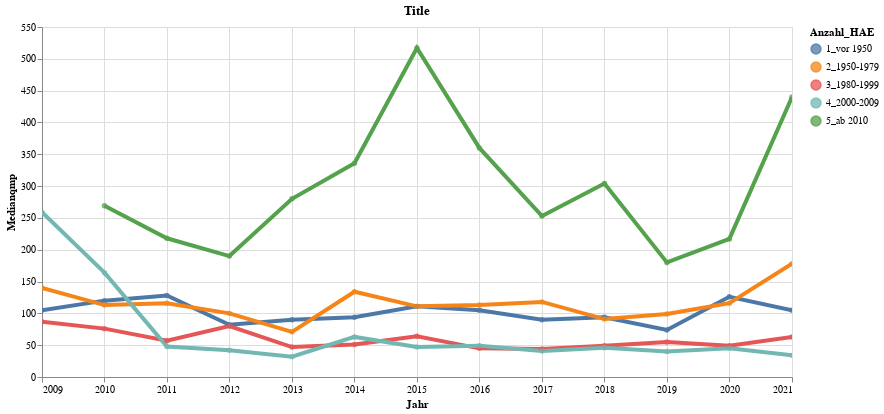

Notebook cell for this chart:
### Code cell
highlight = alt.selection(type='single', on='mouseover', fields=['Bauperiode'], nearest=True)
#x='date:StichtagDatJahr',
base = alt.Chart(data2betested.reset_index().query('Bauperiode != "1–3"'), title="Title").encode(
    x=alt.X('Jahr', axis=alt.Axis(title='Jahr'))# , axis=alt.Axis(format='%', title='percentage')
    , y=alt.X('Anzahl_HAE', axis=alt.Axis(title='Medianqmp'))
    , color=alt.Color('Bauperiode', legend=alt.Legend(title="Anzahl_HAE", orient="right"))  
    ,tooltip=['Jahr','Bauperiode','Medianqmp','Anzahl_HAE']    
)
points = base.mark_circle().encode(
    opacity=alt.value(0.75)
).add_selection(
    highlight
).properties(
    width=750 , height=350
)
lines = base.mark_line().encode(
    size=alt.condition(~highlight, alt.value(0.5), alt.value(4))
).interactive()

lines + points

### Figure 1 — Vega-Lite specification as saved in the notebook (floating-point values rounded to 4 significant figures)
{"config": {"view": {"continuousWidth": 400, "continuousHeight": 300}}, "layer": [{"mark": "line", "encoding": {"color": {"type": "nominal", "field": "Bauperiode", "legend": {"orient": "right", "title": "Anzahl_HAE"}}, "size": {"condition": {"value": 0.5, "selection": {"not": "selector015"}}, "value": 4}, "tooltip": [{"type": "temporal", "field": "Jahr"}, {"type": "nominal", "field": "Bauperiode"}, {"type": "quantitative", "field": "Medianqmp"}, {"type": "quantitative", "field": "Anzahl_HAE"}], "x": {"type": "temporal", "axis": {"title": "Jahr"}, "field": "Jahr"}, "y": {"type": "quantitative", "axis": {"title": "Medianqmp"}, "field": "Anzahl_HAE"}}, "selection": {"selector016": {"type": "interval", "bind": "scales", "encodings": ["x", "y"]}}, "title": "Title"}, {"mark": "circle", "encoding": {"color": {"type": "nominal", "field": "Bauperiode", "legend": {"orient": "right", "title": "Anzahl_HAE"}}, "opacity": {"value": 0.75}, "tooltip": [{"type": "temporal", "field": "Jahr"}, {"type": "nominal", "field": "Bauperiode"}, {"type": "quantitative", "field": "Medianqmp"}, {"type": "quantitative", "field": "Anzahl_HAE"}], "x": {"type": "temporal", "axis": {"title": "Jahr"}, "field": "Jahr"}, "y": {"type": "quantitative", "axis": {"title": "Medianqmp"}, "field": "Anzahl_HAE"}}, "height": 350, "selection": {"selector015": {"type": "single", "on": "mouseover", "fields": ["Bauperiode"], "nearest": true}}, "title": "Title", "width": 750}], "data": {"name": "data-14cf80e4ac7f949ea59a498813fa360a"}, "$schema": "https://vega.github.io/schema/vega-lite/v4.8.1.json", "datasets": {"data-14cf80e4ac7f949ea59a498813fa360a": [{"Jahr": "2009-01-01T00:00:00", "Bauperiode": "1_vor 1950", "Medianqmp": 10020, "Anzahl_HAE": 105}, {"Jahr": "2009-01-01T00:00:00", "Bauperiode": "2_1950-1979", "Medianqmp": 7110, "Anzahl_HAE": 140}, {"Jahr": "2009-01-01T00:00:00", "Bauperiode": "3_1980-1999", "Medianqmp": 7810, "Anzahl_HAE": 87}, {"Jahr": "2009-01-01T00:00:00", "Bauperiode": "4_2000-2009", "Medianqmp": 7500, "Anzahl_HAE": 259}, {"Jahr": "2010-01-01T00:00:00", "Bauperiode": "1_vor 1950", "Medianqmp": 9450, "Anzahl_HAE": 120}, {"Jahr": "2010-01-01T00:00:00", "Bauperiode": "2_1950-1979", "Medianqmp": 8080, "Anzahl_HAE": 113}, {"Jahr": "2010-01-01T00:00:00", "Bauperiode": "3_1980-1999", "Medianqmp": 7630, "Anzahl_HAE": 76}, {"Jahr": "2010-01-01T00:00:00", "Bauperiode": "4_2000-2009", "Medianqmp": 7980, "Anzahl_HAE": 164}, {"Jahr": "2010-01-01T00:00:00", "Bauperiode": "5_ab 2010", "Medianqmp": 7670, "Anzahl_HAE": 269}, {"Jahr": "2011-01-01T00:00:00", "Bauperiode": "1_vor 1950", "Medianqmp": 9680, "Anzahl_HAE": 128}, {"Jahr": "2011-01-01T00:00:00", "Bauperiode": "2_1950-1979", "Medianqmp": 8630, "Anzahl_HAE": 116}, {"Jahr": "2011-01-01T00:00:00", "Bauperiode": "3_1980-1999", "Medianqmp": 9910, "Anzahl_HAE": 57}, {"Jahr": "2011-01-01T00:00:00", "Bauperiode": "4_2000-2009", "Medianqmp": 10630, "Anzahl_HAE": 48}, {"Jahr": "2011-01-01T00:00:00", "Bauperiode": "5_ab 2010", "Medianqmp": 7890, "Anzahl_HAE": 218}, {"Jahr": "2012-01-01T00:00:00", "Bauperiode": "1_vor 1950", "Medianqmp": 11350, "Anzahl_HAE": 82}, {"Jahr": "2012-01-01T00:00:00", "Bauperiode": "2_1950-1979", "Medianqmp": 7120, "Anzahl_HAE": 100}, {"Jahr": "2012-01-01T00:00:00", "Bauperiode": "3_1980-1999", "Medianqmp": 9150, "Anzahl_HAE": 80}, {"Jahr": "2012-01-01T00:00:00", "Bauperiode": "4_2000-2009", "Medianqmp": 10120, "Anzahl_HAE": 42}, {"Jahr": "2012-01-01T00:00:00", "Bauperiode": "5_ab 2010", "Medianqmp": 10530, "Anzahl_HAE": 190}, {"Jahr": "2013-01-01T00:00:00", "Bauperiode": "1_vor 1950", "Medianqmp": 10600, "Anzahl_HAE": 90}, {"Jahr": "2013-01-01T00:00:00", "Bauperiode": "2_1950-1979", "Medianqmp": 8380, "Anzahl_HAE": 71}, {"Jahr": "2013-01-01T00:00:00", "Bauperiode": "3_1980-1999", "Medianqmp": 9710, "Anzahl_HAE": 47}, {"Jahr": "2013-01-01T00:00:00", "Bauperiode": "4_2000-2009", "Medianqmp": 11380, "Anzahl_HAE": 32}, {"Jahr": "2013-01-01T00:00:00", "Bauperiode": "5_ab 2010", "Medianqmp": 9100, "Anzahl_HAE": 280}, {"Jahr": "2014-01-01T00:00:00", "Bauperiode": "1_vor 1950", "Medianqmp": 10400, "Anzahl_HAE": 94}, {"Jahr": "2014-01-01T00:00:00", "Bauperiode": "2_1950-1979", "Medianqmp": 9630, "Anzahl_HAE": 134}, {"Jahr": "2014-01-01T00:00:00", "Bauperiode": "3_1980-1999", "Medianqmp": 10880, "Anzahl_HAE": 51}, {"Jahr": "2014-01-01T00:00:00", "Bauperiode": "4_2000-2009", "Medianqmp": 11390, "Anzahl_HAE": 63}, {"Jahr": "2014-01-01T00:00:00", "Bauperiode": "5_ab 2010", "Medianqmp": 11480, "Anzahl_HAE": 336}, {"Jahr": "2015-01-01T00:00:00", "Bauperiode": "1_vor 1950", "Medianqmp": 10730, "Anzahl_HAE": 111}, {"Jahr": "2015-01-01T00:00:00", "Bauperiode": "2_1950-1979", "Medianqmp": 9570, "Anzahl_HAE": 111}, {"Jahr": "2015-01-01T00:00:00", "Bauperiode": "3_1980-1999", "Medianqmp": 11170, "Anzahl_HAE": 64}, {"Jahr": "2015-01-01T00:00:00", "Bauperiode": "4_2000-2009", "Medianqmp": 10540, "Anzahl_HAE": 47}, {"Jahr": "2015-01-01T00:00:00", "Bauperiode": "5_ab 2010", "Medianqmp": 11240, "Anzahl_HAE": 517}, {"Jahr": "2016-01-01T00:00:00", "Bauperiode": "1_vor 1950", "Medianqmp": 11010, "Anzahl_HAE": 105}, {"Jahr": "2016-01-01T00:00:00", "Bauperiode": "2_1950-1979", "Medianqmp": 9890, "Anzahl_HAE": 113}, {"Jahr": "2016-01-01T00:00:00", "Bauperiode": "3_1980-1999", "Medianqmp": 11610, "Anzahl_HAE": 45}, {"Jahr": "2016-01-01T00:00:00", "Bauperiode": "4_2000-2009", "Medianqmp": 12330, "Anzahl_HAE": 49}, {"Jahr": "2016-01-01T00:00:00", "Bauperiode": "5_ab 2010", "Medianqmp": 11040, "Anzahl_HAE": 360}, {"Jahr": "2017-01-01T00:00:00", "Bauperiode": "1_vor 1950", "Medianqmp": 13230, "Anzahl_HAE": 90}, {"Jahr": "2017-01-01T00:00:00", "Bauperiode": "2_1950-1979", "Medianqmp": 12110, "Anzahl_HAE": 118}, {"Jahr": "2017-01-01T00:00:00", "Bauperiode": "3_1980-1999", "Medianqmp": 10290, "Anzahl_HAE": 44}, {"Jahr": "2017-01-01T00:00:00", "Bauperiode": "4_2000-2009", "Medianqmp": 12710, "Anzahl_HAE": 41}, {"Jahr": "2017-01-01T00:00:00", "Bauperiode": "5_ab 2010", "Medianqmp": 12060, "Anzahl_HAE": 253}, {"Jahr": "2018-01-01T00:00:00", "Bauperiode": "1_vor 1950", "Medianqmp": 11830, "Anzahl_HAE": 94}, {"Jahr": "2018-01-01T00:00:00", "Bauperiode": "2_1950-1979", "Medianqmp": 10760, "Anzahl_HAE": 91}, {"Jahr": "2018-01-01T00:00:00", "Bauperiode": "3_1980-1999", "Medianqmp": 9900, "Anzahl_HAE": 49}, {"Jahr": "2018-01-01T00:00:00", "Bauperiode": "4_2000-2009", "Medianqmp": 12450, "Anzahl_HAE": 46}, {"Jahr": "2018-01-01T00:00:00", "Bauperiode": "5_ab 2010", "Medianqmp": 11740, "Anzahl_HAE": 304}, {"Jahr": "2019-01-01T00:00:00", "Bauperiode": "1_vor 1950", "Medianqmp": 13490, "Anzahl_HAE": 74}, {"Jahr": "2019-01-01T00:00:00", "Bauperiode": "2_1950-1979", "Medianqmp": 10530, "Anzahl_HAE": 99}, {"Jahr": "2019-01-01T00:00:00", "Bauperiode": "3_1980-1999", "Medianqmp": 12380, "Anzahl_HAE": 55}, {"Jahr": "2019-01-01T00:00:00", "Bauperiode": "4_2000-2009", "Medianqmp": 11170, "Anzahl_HAE": 40}, {"Jahr": "2019-01-01T00:00:00", "Bauperiode": "5_ab 2010", "Medianqmp": 14380, "Anzahl_HAE": 180}, {"Jahr": "2020-01-01T00:00:00", "Bauperiode": "1_vor 1950", "Medianqmp": 12990, "Anzahl_HAE": 126}, {"Jahr": "2020-01-01T00:00:00", "Bauperiode": "2_1950-1979", "Medianqmp": 10320, "Anzahl_HAE": 116}, {"Jahr": "2020-01-01T00:00:00", "Bauperiode": "3_1980-1999", "Medianqmp": 12500, "Anzahl_HAE": 49}, {"Jahr": "2020-01-01T00:00:00", "Bauperiode": "4_2000-2009", "Medianqmp": 15340, "Anzahl_HAE": 45}, {"Jahr": "2020-01-01T00:00:00", "Bauperiode": "5_ab 2010", "Medianqmp": 13780, "Anzahl_HAE": 217}, {"Jahr": "2021-01-01T00:00:00", "Bauperiode": "1_vor 1950", "Medianqmp": 15640, "Anzahl_HAE": 105}, {"Jahr": "2021-01-01T00:00:00", "Bauperiode": "2_1950-1979", "Medianqmp": 12070, "Anzahl_HAE": 178}, {"Jahr": "2021-01-01T00:00:00", "Bauperiode": "3_1980-1999", "Medianqmp": 13370, "Anzahl_HAE": 63}, {"Jahr": "2021-01-01T00:00:00", "Bauperiode": "4_2000-2009", "Medianqmp": 13950, "Anzahl_HAE": 34}, {"Jahr": "2021-01-01T00:00:00", "Bauperiode": "5_ab 2010", "Medianqmp": 12990, "Anzahl_HAE": 440}]}}
